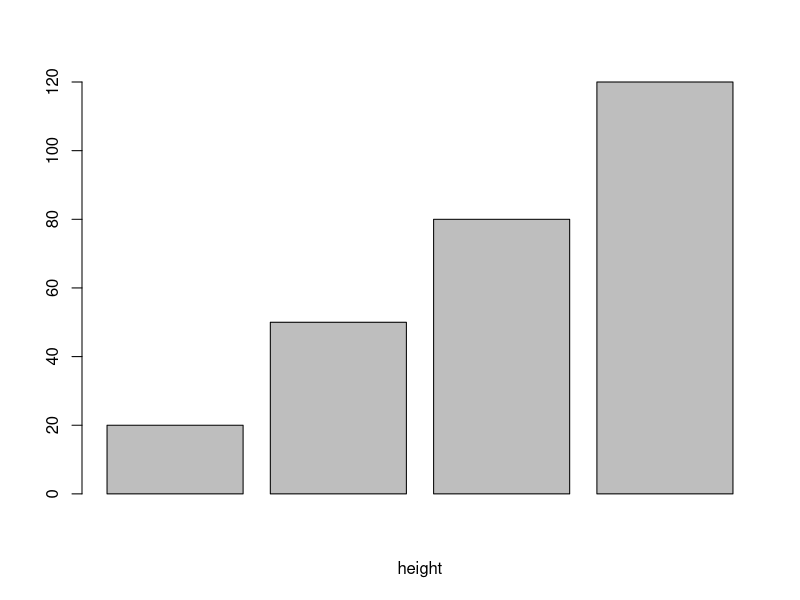

Source code (R):
## ---- chunk 1
x <- c(20, 50, 80, 120)
barplot(x, xlab="height")
